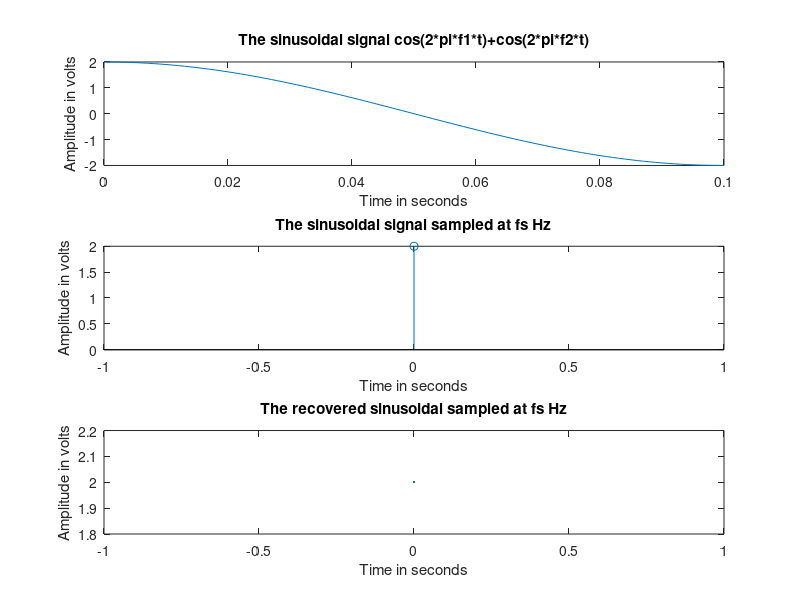
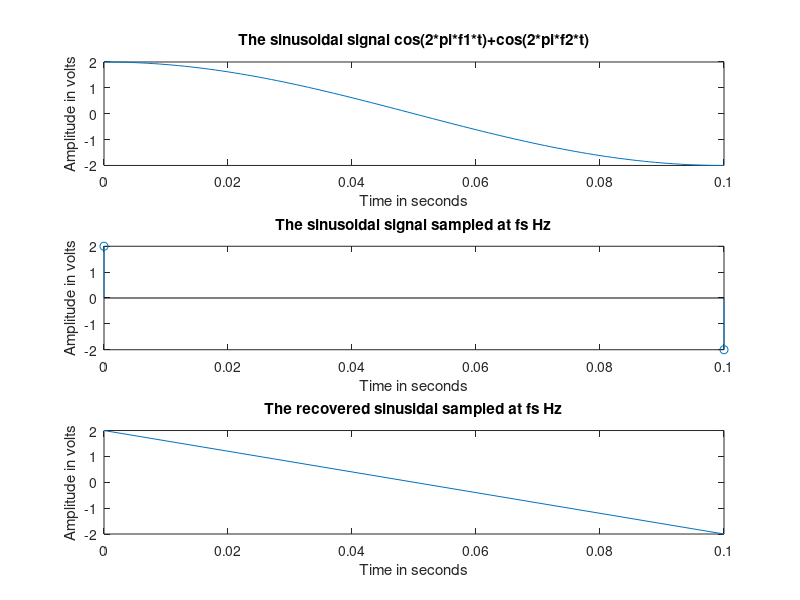
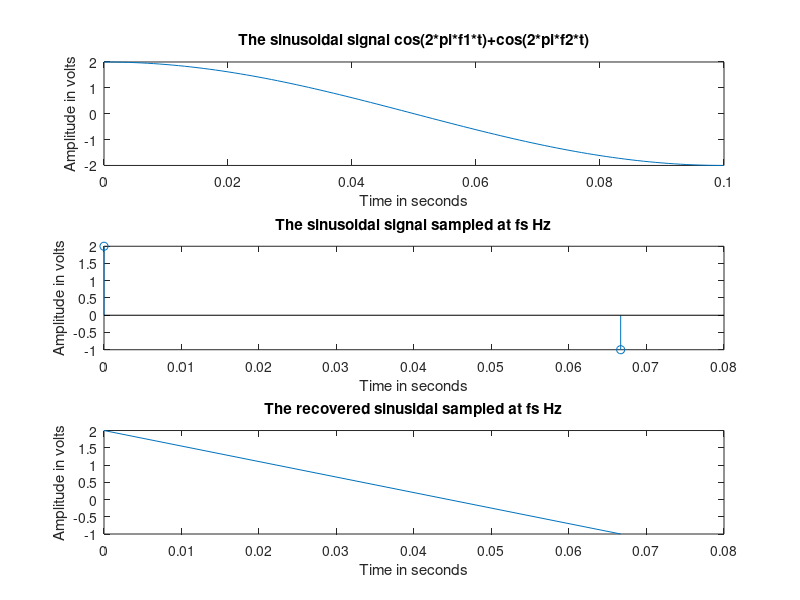

Reproduce these figures in MATLAB, in order.
clc; % clears the command window
t=0:.001:0.1;
f1=input ('Enter the input frequency1 = ');
f2=input ('Enter the input frequency2 = ');
y=cos(2*pi*f1*t)+cos(2*pi*f2*t);
f3=max(f1,f2);
% under sampling
fs=f3; %fs = sampling freequency
ts=1/fs;
tx=0:ts:0.1;
m=max(size(tx));
ys=cos(2*f1*pi*tx)+cos(2*pi*f2*tx);
figure(1);
subplot(3,1,1);
plot(t,y);
title('The sinusoidal signal cos(2*pi*f1*t)+cos(2*pi*f2*t)');
xlabel('Time in seconds');
ylabel('Amplitude in volts');
subplot(3,1,2);
stem(tx,ys);
title('The sinusoidal signal sampled at fs Hz');
xlabel('Time in seconds');
ylabel('Amplitude in volts');
subplot(3,1,3);
plot(tx,ys);
title('The recovered sinusoidal sampled at fs Hz');
xlabel('Time in seconds');
ylabel('Amplitude in volts');
% Right sampling
fs=2*f3; %fs = sampling freequency
ts=1/fs;
tx=0:ts:0.1;
m=max(size(tx));
ys=cos(2*pi*f1*tx)+cos(2*pi*f2*tx);
figure(2);
subplot(3,1,1);
plot(t,y);
title('The sinusoidal signal cos(2*pi*f1*t)+cos(2*pi*f2*t)');
xlabel('Time in seconds');
ylabel('Amplitude in volts');
subplot(3,1,2);
stem(tx,ys);
title('The sinusoidal signal sampled at fs Hz');
xlabel('Time in seconds');
ylabel('Amplitude in volts');
subplot(3,1,3);
plot(tx,ys);
title('The recovered sinusidal sampled at fs Hz');
xlabel('Time in seconds');
ylabel('Amplitude in volts');
% over sampling
fs=3*f3; %fs = sampling freequency
ts=1/fs;
tx=0:ts:0.1;
m=max(size(tx));
ys=cos(2*pi*f1*tx)+cos(2*pi*f2*tx);
figure(3);
subplot(3,1,1);
plot(t,y);
title('The sinusoidal signal cos(2*pi*f1*t)+cos(2*pi*f2*t)');
xlabel('Time in seconds');
ylabel('Amplitude in volts');
subplot(3,1,2);
stem(tx,ys);
title('The sinusoidal signal sampled at fs Hz');
xlabel('Time in seconds');
ylabel('Amplitude in volts');
subplot(3,1,3);
plot(tx,ys);
title('The recovered sinusidal sampled at fs Hz');
xlabel('Time in seconds');
ylabel('Amplitude in volts');
